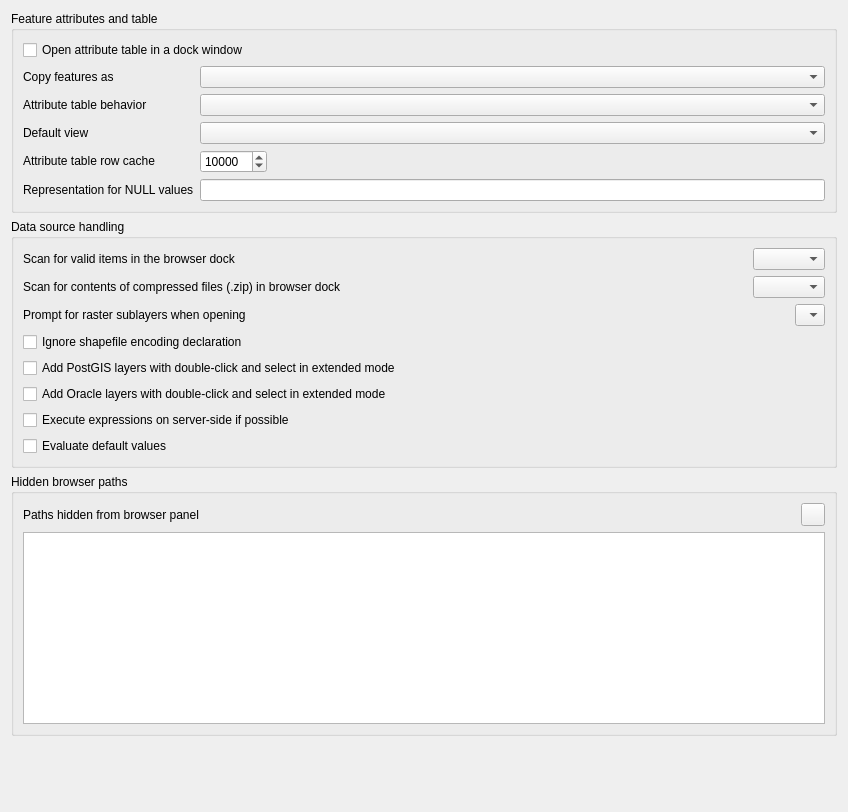
             <widget class="QWidget" name="mOptionsScrollAreaContents_11">
              <property name="geometry">
               <rect>
                <x>0</x>
                <y>0</y>
                <width>848</width>
                <height>812</height>
               </rect>
              </property>
              <layout class="QVBoxLayout" name="verticalLayout_27">
               <item>
                <widget class="QgsCollapsibleGroupBox" name="groupBox_18">
                 <property name="title">
                  <string>Feature attributes and table</string>
                 </property>
                 <layout class="QGridLayout" name="gridLayout_19">
                  <item row="0" column="0" colspan="2">
                   <widget class="QCheckBox" name="cbxAttributeTableDocked">
                    <property name="text">
                     <string>Open attribute table in a dock window</string>
                    </property>
                   </widget>
                  </item>
                  <item row="3" column="1">
                   <widget class="QComboBox" name="cmbAttrTableBehavior">
                    <item>
                     <property name="text">
                      <string/>
                     </property>
                    </item>
                   </widget>
                  </item>
                  <item row="3" column="0">
                   <widget class="QLabel" name="textLabel1_7">
                    <property name="sizePolicy">
                     <sizepolicy hsizetype="Fixed" vsizetype="Fixed">
                      <horstretch>0</horstretch>
                      <verstretch>0</verstretch>
                     </sizepolicy>
                    </property>
                    <property name="text">
                     <string>Attribute table behavior</string>
                    </property>
                   </widget>
                  </item>
                  <item row="6" column="0">
                   <widget class="QLabel" name="label_14">
                    <property name="text">
                     <string>Representation for NULL values</string>
                    </property>
                   </widget>
                  </item>
                  <item row="4" column="1">
                   <widget class="QComboBox" name="mAttrTableViewComboBox"/>
                  </item>
                  <item row="6" column="1">
                   <widget class="QLineEdit" name="leNullValue"/>
                  </item>
                  <item row="5" column="0">
                   <widget class="QLabel" name="textLabel1_12">
                    <property name="sizePolicy">
                     <sizepolicy hsizetype="Fixed" vsizetype="Fixed">
                      <horstretch>0</horstretch>
                      <verstretch>0</verstretch>
                     </sizepolicy>
                    </property>
                    <property name="text">
                     <string>Attribute table row cache</string>
                    </property>
                   </widget>
                  </item>
                  <item row="5" column="1">
                   <layout class="QHBoxLayout" name="horizontalLayout_10">
                    <item>
                     <widget class="QSpinBox" name="spinBoxAttrTableRowCache">
                      <property name="minimum">
                       <number>0</number>
                      </property>
                      <property name="maximum">
                       <number>10000000</number>
                      </property>
                      <property name="singleStep">
                       <number>1000</number>
                      </property>
                      <property name="value">
                       <number>10000</number>
                      </property>
                     </widget>
                    </item>
                    <item>
                     <spacer name="horizontalSpacer_8">
                      <property name="orientation">
                       <enum>Qt::Horizontal</enum>
                      </property>
                      <property name="sizeHint" stdset="0">
                       <size>
                        <width>40</width>
                        <height>20</height>
                       </size>
                      </property>
                     </spacer>
                    </item>
                   </layout>
                  </item>
                  <item row="2" column="1">
                   <widget class="QComboBox" name="mComboCopyFeatureFormat"/>
                  </item>
                  <item row="4" column="0">
                   <widget class="QLabel" name="label_46">
                    <property name="text">
                     <string>Default view</string>
                    </property>
                   </widget>
                  </item>
                  <item row="2" column="0">
                   <widget class="QLabel" name="label_48">
                    <property name="text">
                     <string>Copy features as</string>
                    </property>
                   </widget>
                  </item>
                 </layout>
                </widget>
               </item>
               <item>
                <widget class="QgsCollapsibleGroupBox" name="groupBox_19">
                 <property name="title">
                  <string>Data source handling</string>
                 </property>
                 <layout class="QVBoxLayout" name="verticalLayout_24">
                  <item>
                   <layout class="QHBoxLayout" name="horizontalLayout_14">
                    <item>
                     <widget class="QLabel" name="label_30">
                      <property name="text">
                       <string>Scan for valid items in the browser dock</string>
                      </property>
                     </widget>
                    </item>
                    <item>
                     <spacer name="horizontalSpacer_12">
                      <property name="orientation">
                       <enum>Qt::Horizontal</enum>
                      </property>
                      <property name="sizeHint" stdset="0">
                       <size>
                        <width>40</width>
                        <height>20</height>
                       </size>
                      </property>
                     </spacer>
                    </item>
                    <item>
                     <widget class="QComboBox" name="cmbScanItemsInBrowser"/>
                    </item>
                   </layout>
                  </item>
                  <item>
                   <layout class="QHBoxLayout" name="horizontalLayout_13">
                    <item>
                     <widget class="QLabel" name="label_29">
                      <property name="text">
                       <string>Scan for contents of compressed files (.zip) in browser dock</string>
                      </property>
                     </widget>
                    </item>
                    <item>
                     <spacer name="horizontalSpacer_11">
                      <property name="orientation">
                       <enum>Qt::Horizontal</enum>
                      </property>
                      <property name="sizeHint" stdset="0">
                       <size>
                        <width>40</width>
                        <height>20</height>
                       </size>
                      </property>
                     </spacer>
                    </item>
                    <item>
                     <widget class="QComboBox" name="cmbScanZipInBrowser">
                      <property name="currentIndex">
                       <number>-1</number>
                      </property>
                     </widget>
                    </item>
                   </layout>
                  </item>
                  <item>
                   <layout class="QHBoxLayout" name="horizontalLayout_12">
                    <item>
                     <widget class="QLabel" name="textLabel1_13">
                      <property name="sizePolicy">
                       <sizepolicy hsizetype="Fixed" vsizetype="Fixed">
                        <horstretch>0</horstretch>
                        <verstretch>0</verstretch>
                       </sizepolicy>
                      </property>
                      <property name="text">
                       <string>Prompt for raster sublayers when opening</string>
                      </property>
                     </widget>
                    </item>
                    <item>
                     <spacer name="horizontalSpacer_10">
                      <property name="orientation">
                       <enum>Qt::Horizontal</enum>
                      </property>
                      <property name="sizeHint" stdset="0">
                       <size>
                        <width>40</width>
                        <height>20</height>
                       </size>
                      </property>
                     </spacer>
                    </item>
                    <item>
                     <widget class="QComboBox" name="cmbPromptRasterSublayers">
                      <item>
                       <property name="text">
                        <string/>
                       </property>
                      </item>
                     </widget>
                    </item>
                   </layout>
                  </item>
                  <item>
                   <widget class="QCheckBox" name="cbxIgnoreShapeEncoding">
                    <property name="toolTip">
                     <string>Disable OGR on-the-fly conversion from declared encoding to UTF-8</string>
                    </property>
                    <property name="text">
                     <string>Ignore shapefile encoding declaration</string>
                    </property>
                   </widget>
                  </item>
                  <item>
                   <widget class="QCheckBox" name="cbxAddPostgisDC">
                    <property name="text">
                     <string>Add PostGIS layers with double-click and select in extended mode</string>
                    </property>
                   </widget>
                  </item>
                  <item>
                   <widget class="QCheckBox" name="cbxAddOracleDC">
                    <property name="text">
                     <string>Add Oracle layers with double-click and select in extended mode</string>
                    </property>
                   </widget>
                  </item>
                  <item>
                   <widget class="QCheckBox" name="cbxCompileExpressions">
                    <property name="text">
                     <string>Execute expressions on server-side if possible</string>
                    </property>
                   </widget>
                  </item>
                  <item>
                   <widget class="QCheckBox" name="cbxEvaluateDefaultValues">
                    <property name="toolTip">
                     <string>&lt;html&gt;&lt;head/&gt;&lt;body&gt;&lt;p&gt;When digitizing a new feature, default values are retrieved from the database. With this option turned on, the default values will be evaluated at the time of digitizing. With this option turned off, the default values will be evaluated at the time of saving.&lt;/p&gt;&lt;/body&gt;&lt;/html&gt;</string>
                    </property>
                    <property name="text">
                     <string>Evaluate default values</string>
                    </property>
                   </widget>
                  </item>
                 </layout>
                </widget>
               </item>
               <item>
                <widget class="QgsCollapsibleGroupBox" name="groupBox_28">
                 <property name="title">
                  <string>Hidden browser paths</string>
                 </property>
                 <layout class="QGridLayout" name="_15">
                  <item row="0" column="0">
                   <widget class="QLabel" name="mSVGLabel_4">
                    <property name="text">
                     <string>Paths hidden from browser panel</string>
                    </property>
                   </widget>
                  </item>
                  <item row="0" column="1">
                   <spacer>
                    <property name="orientation">
                     <enum>Qt::Horizontal</enum>
                    </property>
                    <property name="sizeHint" stdset="0">
                     <size>
                      <width>31</width>
                      <height>20</height>
                     </size>
                    </property>
                   </spacer>
                  </item>
                  <item row="1" column="0" colspan="3">
                   <widget class="QListWidget" name="mListHiddenBrowserPaths">
                    <property name="minimumSize">
                     <size>
                      <width>0</width>
                      <height>120</height>
                     </size>
                    </property>
                   </widget>
                  </item>
                  <item row="0" column="2">
                   <widget class="QToolButton" name="mBtnRemoveHiddenPath">
                    <property name="toolTip">
                     <string>Remove path</string>
                    </property>
                    <property name="text">
                     <string/>
                    </property>
                    <property name="icon">
                     <iconset resource="../../images/images.qrc">
                      <normaloff>:/images/themes/default/symbologyRemove.svg</normaloff>:/images/themes/default/symbologyRemove.svg</iconset>
                    </property>
                   </widget>
                  </item>
                 </layout>
                </widget>
               </item>
               <item>
                <spacer name="verticalSpacer_8">
                 <property name="orientation">
                  <enum>Qt::Vertical</enum>
                 </property>
                 <property name="sizeType">
                  <enum>QSizePolicy::Expanding</enum>
                 </property>
                 <property name="sizeHint" stdset="0">
                  <size>
                   <width>20</width>
                   <height>40</height>
                  </size>
                 </property>
                </spacer>
               </item>
              </layout>
             </widget>
